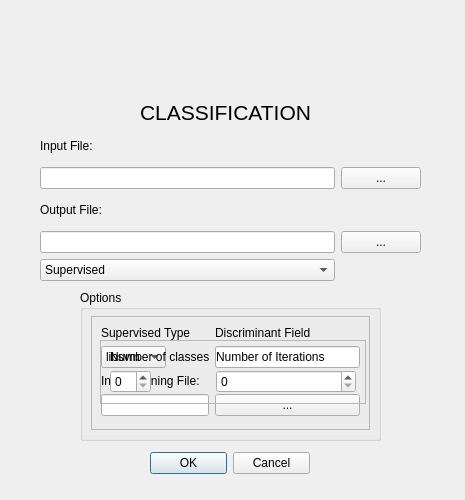
<?xml version="1.0" encoding="UTF-8"?>
<ui version="4.0">
 <class>Classification</class>
 <widget class="QDialog" name="Classification">
  <property name="geometry">
   <rect>
    <x>0</x>
    <y>0</y>
    <width>465</width>
    <height>500</height>
   </rect>
  </property>
  <property name="minimumSize">
   <size>
    <width>465</width>
    <height>500</height>
   </size>
  </property>
  <property name="maximumSize">
   <size>
    <width>465</width>
    <height>500</height>
   </size>
  </property>
  <property name="windowTitle">
   <string>Sensum</string>
  </property>
  <widget class="QWidget" name="widget" native="true">
   <property name="geometry">
    <rect>
     <x>40</x>
     <y>130</y>
     <width>381</width>
     <height>151</height>
    </rect>
   </property>
   <layout class="QGridLayout" name="gridLayout">
    <item row="0" column="0">
     <widget class="QLabel" name="label_input">
      <property name="text">
       <string>Input File:</string>
      </property>
     </widget>
    </item>
    <item row="1" column="1">
     <widget class="QPushButton" name="pushButton_input">
      <property name="text">
       <string>...</string>
      </property>
     </widget>
    </item>
    <item row="3" column="1">
     <widget class="QPushButton" name="pushButton_output">
      <property name="text">
       <string>...</string>
      </property>
     </widget>
    </item>
    <item row="1" column="0">
     <widget class="QLineEdit" name="lineEdit_input"/>
    </item>
    <item row="2" column="0">
     <widget class="QLabel" name="label_output">
      <property name="text">
       <string>Output File:</string>
      </property>
     </widget>
    </item>
    <item row="3" column="0">
     <widget class="QLineEdit" name="lineEdit_output"/>
    </item>
    <item row="4" column="0">
     <widget class="QComboBox" name="comboBox_supervised">
      <item>
       <property name="text">
        <string>Supervised</string>
       </property>
      </item>
      <item>
       <property name="text">
        <string>Unsupervised</string>
       </property>
      </item>
     </widget>
    </item>
   </layout>
  </widget>
  <widget class="QGroupBox" name="groupBox">
   <property name="geometry">
    <rect>
     <x>80</x>
     <y>290</y>
     <width>301</width>
     <height>151</height>
    </rect>
   </property>
   <property name="title">
    <string>Options</string>
   </property>
   <widget class="QFrame" name="frame_supervised">
    <property name="geometry">
     <rect>
      <x>11</x>
      <y>26</y>
      <width>279</width>
      <height>114</height>
     </rect>
    </property>
    <property name="frameShape">
     <enum>QFrame::StyledPanel</enum>
    </property>
    <property name="frameShadow">
     <enum>QFrame::Raised</enum>
    </property>
    <layout class="QFormLayout" name="formLayout_2">
     <property name="fieldGrowthPolicy">
      <enum>QFormLayout::AllNonFixedFieldsGrow</enum>
     </property>
     <item row="0" column="0">
      <widget class="QLabel" name="label_supervised_type">
       <property name="text">
        <string>Supervised Type</string>
       </property>
      </widget>
     </item>
     <item row="0" column="1">
      <widget class="QLabel" name="label_training_type">
       <property name="text">
        <string>Discriminant Field</string>
       </property>
      </widget>
     </item>
     <item row="1" column="0">
      <widget class="QComboBox" name="comboBox_supervised_type">
       <item>
        <property name="text">
         <string>libsvm</string>
        </property>
       </item>
       <item>
        <property name="text">
         <string>svm</string>
        </property>
       </item>
       <item>
        <property name="text">
         <string>dt</string>
        </property>
       </item>
       <item>
        <property name="text">
         <string>gbt</string>
        </property>
       </item>
       <item>
        <property name="text">
         <string>bayes</string>
        </property>
       </item>
       <item>
        <property name="text">
         <string>rf</string>
        </property>
       </item>
       <item>
        <property name="text">
         <string>knn</string>
        </property>
       </item>
      </widget>
     </item>
     <item row="1" column="1">
      <widget class="QLineEdit" name="lineEdit_training_field"/>
     </item>
     <item row="2" column="0">
      <widget class="QLabel" name="label_training">
       <property name="text">
        <string>Input Training File:</string>
       </property>
      </widget>
     </item>
     <item row="3" column="0">
      <widget class="QLineEdit" name="lineEdit_training"/>
     </item>
     <item row="3" column="1">
      <widget class="QPushButton" name="pushButton_training">
       <property name="text">
        <string>...</string>
       </property>
      </widget>
     </item>
    </layout>
   </widget>
   <widget class="QFrame" name="frame_unsupervised">
    <property name="geometry">
     <rect>
      <x>20</x>
      <y>50</y>
      <width>266</width>
      <height>64</height>
     </rect>
    </property>
    <property name="frameShape">
     <enum>QFrame::StyledPanel</enum>
    </property>
    <property name="frameShadow">
     <enum>QFrame::Raised</enum>
    </property>
    <layout class="QFormLayout" name="formLayout">
     <item row="0" column="0">
      <widget class="QLabel" name="label_nclasses">
       <property name="text">
        <string>Number of classes</string>
       </property>
      </widget>
     </item>
     <item row="0" column="1">
      <widget class="QLabel" name="label_niteration">
       <property name="text">
        <string>Number of Iterations</string>
       </property>
      </widget>
     </item>
     <item row="1" column="0">
      <widget class="QSpinBox" name="spinBox_nclasses"/>
     </item>
     <item row="1" column="1">
      <widget class="QSpinBox" name="spinBox_niteration"/>
     </item>
    </layout>
   </widget>
  </widget>
  <widget class="QDialogButtonBox" name="buttonBox">
   <property name="geometry">
    <rect>
     <x>150</x>
     <y>450</y>
     <width>160</width>
     <height>27</height>
    </rect>
   </property>
   <property name="orientation">
    <enum>Qt::Horizontal</enum>
   </property>
   <property name="standardButtons">
    <set>QDialogButtonBox::Cancel|QDialogButtonBox::Ok</set>
   </property>
  </widget>
  <widget class="QLabel" name="label_title">
   <property name="geometry">
    <rect>
     <x>140</x>
     <y>100</y>
     <width>201</width>
     <height>21</height>
    </rect>
   </property>
   <property name="text">
    <string>&lt;html&gt;&lt;head/&gt;&lt;body&gt;&lt;p&gt;&lt;span style=&quot; font-size:16pt;&quot;&gt;CLASSIFICATION&lt;/span&gt;&lt;/p&gt;&lt;/body&gt;&lt;/html&gt;</string>
   </property>
  </widget>
  <widget class="QLabel" name="logo_unipv">
   <property name="geometry">
    <rect>
     <x>360</x>
     <y>20</y>
     <width>61</width>
     <height>61</height>
    </rect>
   </property>
   <property name="text">
    <string/>
   </property>
   <property name="pixmap">
    <pixmap>unipv.png</pixmap>
   </property>
  </widget>
  <widget class="QLabel" name="logo_eucentre">
   <property name="geometry">
    <rect>
     <x>160</x>
     <y>30</y>
     <width>181</width>
     <height>41</height>
    </rect>
   </property>
   <property name="text">
    <string/>
   </property>
   <property name="pixmap">
    <pixmap>eucentre.png</pixmap>
   </property>
  </widget>
  <widget class="QLabel" name="logo_sensum">
   <property name="geometry">
    <rect>
     <x>30</x>
     <y>40</y>
     <width>101</width>
     <height>21</height>
    </rect>
   </property>
   <property name="text">
    <string/>
   </property>
   <property name="pixmap">
    <pixmap>sensum.png</pixmap>
   </property>
  </widget>
 </widget>
 <resources/>
 <connections>
  <connection>
   <sender>buttonBox</sender>
   <signal>accepted()</signal>
   <receiver>Classification</receiver>
   <slot>accept()</slot>
   <hints>
    <hint type="sourcelabel">
     <x>248</x>
     <y>254</y>
    </hint>
    <hint type="destinationlabel">
     <x>157</x>
     <y>274</y>
    </hint>
   </hints>
  </connection>
  <connection>
   <sender>buttonBox</sender>
   <signal>rejected()</signal>
   <receiver>Classification</receiver>
   <slot>reject()</slot>
   <hints>
    <hint type="sourcelabel">
     <x>316</x>
     <y>260</y>
    </hint>
    <hint type="destinationlabel">
     <x>286</x>
     <y>274</y>
    </hint>
   </hints>
  </connection>
 </connections>
</ui>
